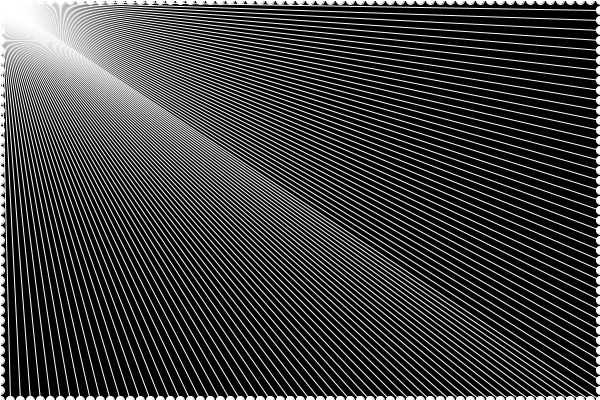
Frame 1 (no input)
Frame 60 (the mouse pressed at the canvas centre just before this capture): identical to frame 1, image omitted
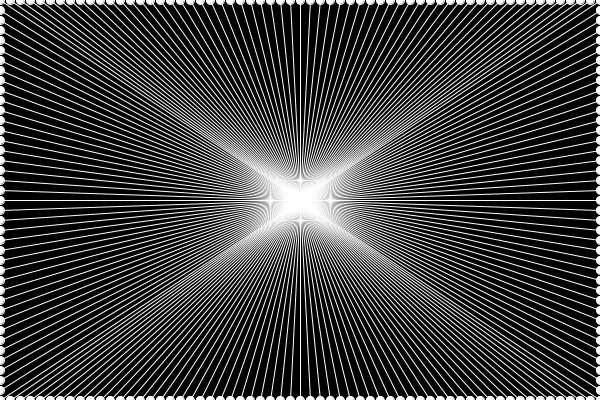
Frame 120 (the mouse held since frame 60 and released just before this capture)

The Processing sketch that drew these frames (run headless with seeded random() and noise(); from frame 60 on, the mouse is pressed at the canvas centre):

// Processing sketch: tunnel
// ── tunnel.pde
int d = 10;

void setup(){
  size(600,400);
}

void draw(){
  background(0);
  noStroke();
  int numx = width/d;
  int numy = height/d;
  for (int i = 0; i <= numx; i++){
    fill(255);
    int newx = i*d;
    stroke(255);
    line(newx,0,mouseX,mouseY);
    line(newx,height,mouseX,mouseY);
    circle(i*d, 0, 8);
    circle(i*d, height, 8);
  }
  
  for (int i = 1; i < numy; i++){
    fill(255);
    int newy = i*d;
    stroke(255);
    line(0,newy,mouseX,mouseY);
    //line(0,newy+3,mouseX,mouseY);
    line(width,newy,mouseX,mouseY);
    circle(0, i*d, 8);
    circle(width, i*d, 8);
  }
}
